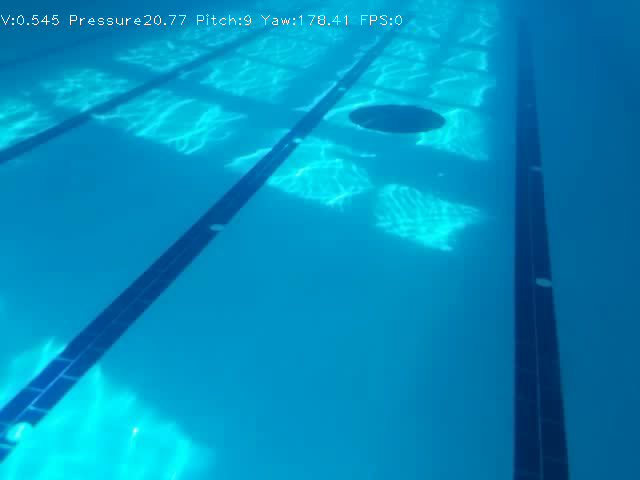
#> input picture frame 0 of deneme8.avi, 640 x 480 px
$ python main.py
#> lines starting #> are read from the running program, lines starting #| are printed output that depends on the picture
import cv2
import numpy as np

cap = cv2.VideoCapture("deneme8.avi")


# [8 lines left out: function colored_histogram_equalizer, not called in this run]


def image_process1(cap, count, isFound, center, area):  # bura Ece nin kod
    # İlk kamera işlemleri.
    area_i = 0
    ret, frame_ = cap.read()
    cv2.waitKey(1)
    threshold = 25
    obj_color1 = 110
    green_color1 = 60
    frame = cv2.cvtColor(frame_, cv2.COLOR_BGR2GRAY)
    shape = frame.shape  # shape[0] = y coord , shape[1] = x coord
    range_center = shape[1] / 2, shape[0] / 2
    # Araç kamerası için Merkez noktası belirlenir range1=[x_center,y_center]
    if isFound == True:
        mask = np.zeros(shape, dtype="uint8")
        cv2.circle(mask, (center[0], center[1]), area + threshold, 255, -1)
        frame_ = cv2.bitwise_and(frame_, frame_, mask=mask)
        cv2.imshow("masked", frame_)
        frame = cv2.cvtColor(frame_, cv2.COLOR_BGR2GRAY)
        obj_color1 += 50
        green_color1 += 20

    # Set our filtering parameters
    # Initialize parameter setting using cv2.SimpleBlobDetector
    params = cv2.SimpleBlobDetector_Params()

    # Set Color filtering parameters
    # Use blobColor = 0 to extract dark blobs and blobColor = 255 to extract light blobs
    params.filterByColor = False
    params.blobColor = 0

    # Set Area filtering parameters
    params.filterByArea = True
    params.minArea = 3000
    params.maxArea = (frame.shape[0] * frame.shape[1]) / 2

    # Set threshold filtering parameters
    # params.minThreshold = 0
    # params.maxThreshold = 20000000

    # Set Circularity filtering parameters min 0, max 1
    params.filterByCircularity = True
    params.minCircularity = 0.55
    params.maxCircularity = 1

    # Set Convexity filtering parameters min 0, max 1
    params.filterByConvexity = True
    params.minConvexity = 0.3
    params.maxConvexity = 1

    # Set inertia filtering parameters min 0, max 1
    params.filterByInertia = True
    params.minInertiaRatio = 0.2
    params.maxInertiaRatio = 1

    # Create a detector with the parameters
    detector = cv2.SimpleBlobDetector_create(params)

    # Detect blobs
    keypoints = detector.detect(frame)

    # get coordinates and sizes of detected objects
    coordinates = [key_point.pt for key_point in keypoints]
    sizes = [key_point.size for key_point in keypoints]

    # check colors, eliminate blue ones
    eliminate_idx = []
    obj_color = 0
    green_color = 0
    for j in range(0, len(keypoints)):
        obj_color, green_color, a_ = frame_[int(coordinates[j][1]), int(
            coordinates[j][0])]  # image color code is BGR in my case, change channel if it is necessary
        # print("B:"+str(obj_color)+"G:"+str(green_color)+"R:"+str(a_))
        if obj_color > obj_color1 or green_color > green_color1:
            eliminate_idx.append(j)

    # remove some elements of a list
    keypoints = [i for j, i in enumerate(keypoints) if j not in eliminate_idx]
    coordinates = [i for j, i in enumerate(coordinates) if j not in eliminate_idx]
    sizes = [i for j, i in enumerate(sizes) if j not in eliminate_idx]
    if coordinates:
        count += 1
        print(count)
        center2 = [int(coordinates[0][0]), int(coordinates[0][1])]
        text = "X :" + str(int(coordinates[0][0])) + " " + "Y :" + str(int(coordinates[0][1])) + " " + "R :" + str(
            sizes[0])
        cv2.putText(frame_, text, (0, 150), 1, 1, (0, 255, 0), 1)
        cv2.circle(frame_, (int(coordinates[0][0]), int(coordinates[0][1])), int(sizes[0] / 2), (255, 255, 0), 3)
        area_i = int(sizes[0])
    else:
        area_i = 0
        center2 = [None, None]
    cv2.imshow("frame", frame_)
    return count, center2, area_i
    # Draw blobs on our image as red circles
    # cv2.rectangle(frame_, (int((shape[1]/2)-80), int((shape[0]/2)-80)), (int((shape[1]/2) +80),int((shape[0]/2) + 20)), (0, 255, 0), 2) # son değerler sırayla sabitlenmek istenen basınç değeri,Area


# [245 lines left out: functions image_process2, image_process3, remove_lines, lineDetected, not called in this run]


count = 0
count2 = 0
area = None
area2 = None
isFound = False
isFound2 = False
center = [None, None]
center2 = [None, None]
while True:
    # count,center,area=image_process1(cap,count,isFound,center,area)
    count2, center2, area2 = image_process1(cap, count2, isFound2, center2, area2)
    # [4 lines of commented-out code are left out]

    if (center2[0] != None):
        isFound2 = True
    else:
        isFound2 = False

$ run again, starting later in the video
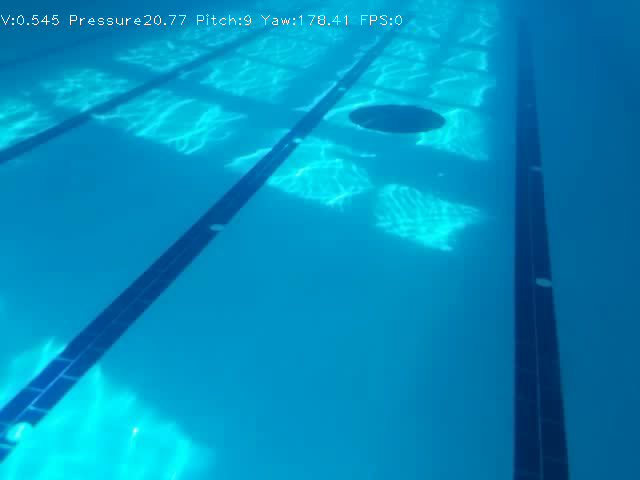
#> input picture frame 0 of deneme8.avi, 640 x 480 px

$ run again, starting later in the video
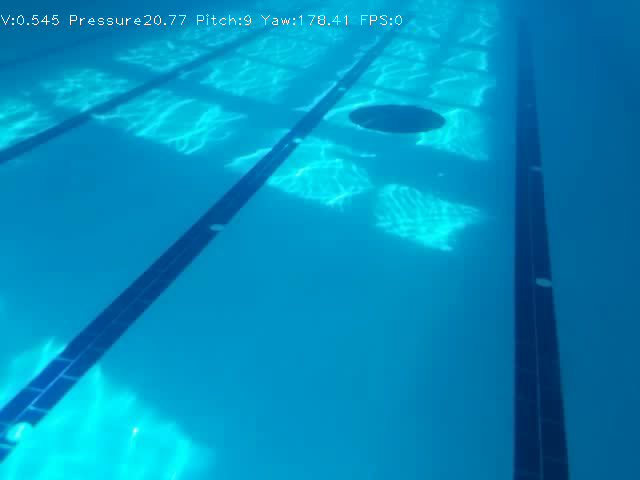
#> input picture frame 0 of deneme8.avi, 640 x 480 px
